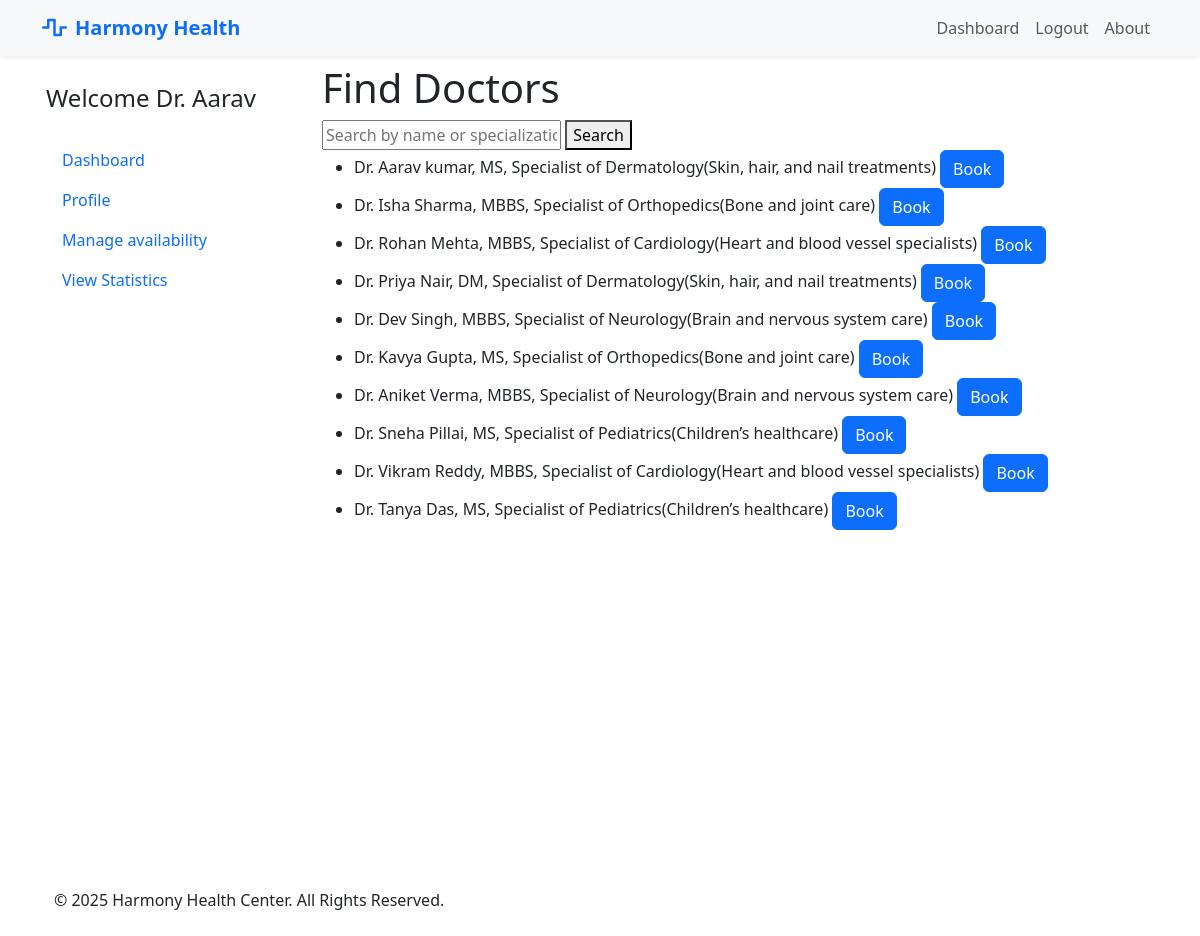
Page /patient/find_doctors (signed in) on the earlier database version.
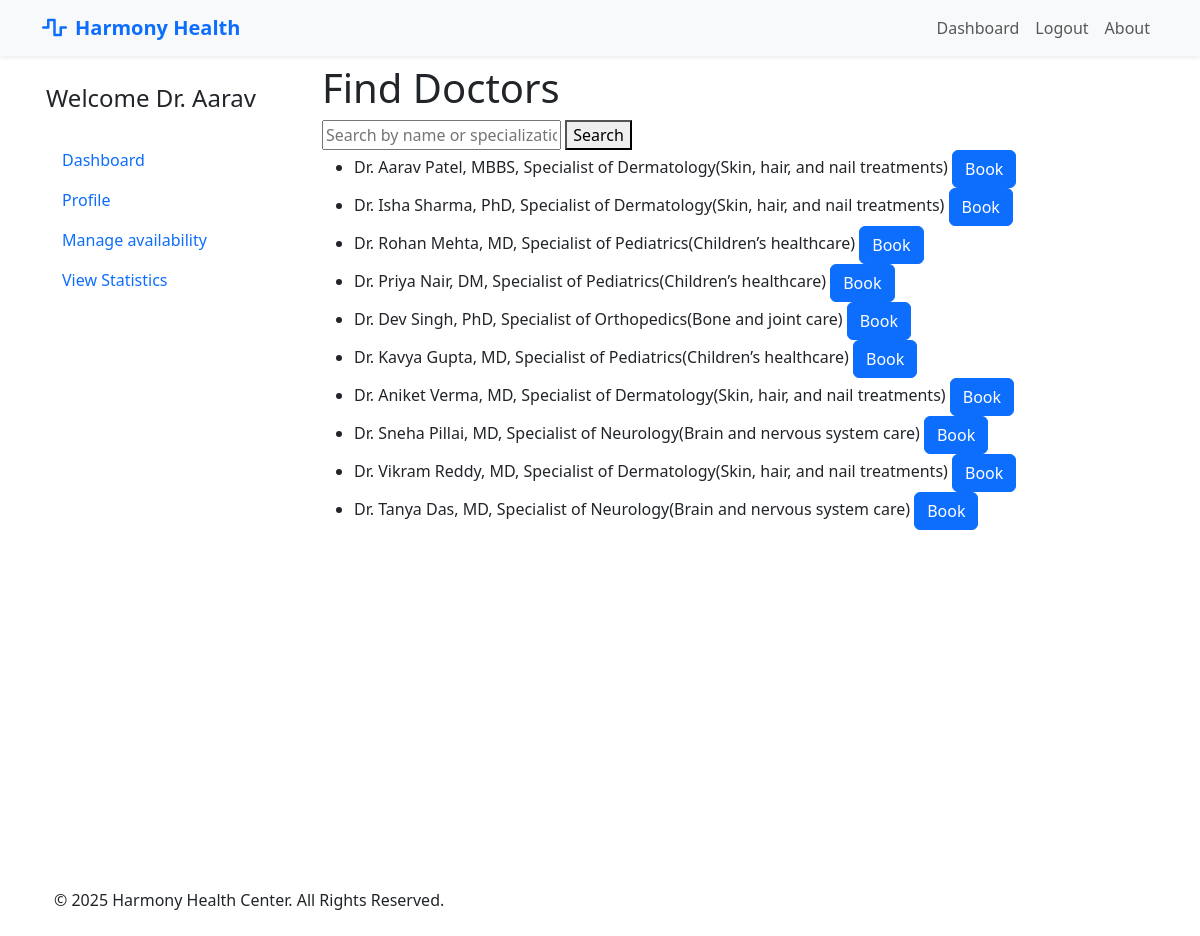
Same page on the later database version.
### models.py (models this page shows, shortened)
class User(UserMixin, db.Model):
    __tablename__ = 'users'
    id = db.Column(db.Integer, primary_key=True)
    email = db.Column(db.String(150), unique=True, nullable=False)
    password = db.Column(db.String(200), nullable=False)
    first_name = db.Column(db.String(100), nullable=False)
    last_name = db.Column(db.String(100), nullable=False)
    created_at = db.Column(db.DateTime, default=datetime.utcnow)
    role = db.Column(db.String(20), nullable=False)
    contact_number = db.Column(db.String(100), nullable=True)
    gender = db.Column(db.String(10), nullable=True)
    dob = db.Column(db.Date, nullable=True)
    address = db.Column(db.String(255), nullable=True)
    patient_appointments = db.relationship('Appointment', foreign_keys='Appointment.patient_id', back_populates='patient', lazy=True)
    qualification = db.Column(db.String(200))
    specialization_id = db.Column(db.Integer, db.ForeignKey('departments.id'), nullable=True)
    specialization = db.relationship('Department', back_populates='doctors')
    doctor_appointments = db.relationship('Appointment', foreign_keys='Appointment.doctor_id', back_populates='doctor', lazy=True)

class Department(db.Model):
    __tablename__='departments'
    id = db.Column(db.Integer, primary_key=True)
    name = db.Column(db.String(100), unique=True, nullable=False)
    description = db.Column(db.Text, nullable=True)
    doctors = db.relationship('User', back_populates='specialization', lazy=True)

### routes/patient.py (the view)
@patient.route('/find_doctors')
@login_required
def find_doctors():
    query = request.args.get('search', '').strip()
    if query:
        filtered_doctors = User.query.join(Department, User.specialization_id == Department.id).filter(
            User.role == 'doctor',
            (
                func.concat(User.first_name, ' ', User.last_name).ilike(f"%{query}%") |
                User.qualification.ilike(f"%{query}%") |
                Department.description.ilike(f"%{query}%") |
                Department.name.ilike(f"%{query}%")
            )
        ).all()
        print(filtered_doctors)
    else:
        filtered_doctors = User.query.filter_by(role='doctor').all()
    return render_template('patient/find_doctors.html', doctors=filtered_doctors, query=query)

### app.py (called while the page is built)
def create_app():
    app = Flask(__name__)
    app.secret_key = 'app_secret_key'
    app.config['SQLALCHEMY_DATABASE_URI'] = 'sqlite:///hospital.db'
    db.init_app(app)
    bcrypt.init_app(app)
    login_manager.init_app(app)
    login_manager.login_view = 'auth.login'
    @login_manager.user_loader
    def load_user(user_id):
        return User.query.get(int(user_id))
    app.register_blueprint(auth, url_prefix='/auth')
    app.register_blueprint(admin, url_prefix='/admin')
    app.register_blueprint(doctor, url_prefix='/doctor')
    app.register_blueprint(patient, url_prefix='/patient')
    app.register_blueprint(api_bp, url_prefix='/api')
    with app.app_context():
        db.create_all()
        print('Database Created Successfully !!')
    return app

### templates/patient/find_doctors.html
{% extends "base.html" %}
{% block main %}
<h1>Find Doctors</h1>
<form method="GET">
  <input type="text" name="search" placeholder="Search by name or specialization" value="{{ query }}">
  <button type="submit">Search</button>
</form>
<ul>
  {% for doctor in doctors %}
    <li>Dr. {{ doctor.first_name }} {{ doctor.last_name }}, {{ doctor.qualification }}, Specialist of {{doctor.specialization.name}}({{doctor.specialization.description}})
      <a class="btn btn-primary" href="{{ url_for('patient.book_appointment', doctor_id=doctor.id) }}">Book</a>
    </li>
  {% else %}
    <li>No doctors found.</li>
  {% endfor %}
</ul>
{% endblock %}

### templates/base.html (shortened to what this page needs)
<!DOCTYPE html>
<html lang="en">
<head>
    <link href="https://cdn.jsdelivr.net/npm/bootstrap@5.3.3/dist/css/bootstrap.min.css" rel="stylesheet"
        xintegrity="sha384-QWTKZyjpPEjISv5WaRU9OFeRpok6YctnYmDr5pNlyT2bRjXh0JMhjY6hW+ALEwIH">
    <link rel="stylesheet" href="https://cdnjs.cloudflare.com/ajax/libs/font-awesome/6.5.1/css/all.min.css">
</head>
<body class="container-sm">
    <header>
        <nav class="navbar navbar-expand-lg bg-light fixed-top shadow-sm" id="mainNavbar">
            <div class="container">
                <a class="navbar-brand text-primary fw-bold" href="{{url_for('landing_page')}}">
                    <i class="fas fa-wave-square me-2"></i>Harmony Health
                </a>
                <div class="collapse navbar-collapse" id="navbarNav">
                    <ul class="navbar-nav ms-auto">
                        {% if current_user.is_authenticated %}
                        <li class="nav-item"><a href="{{url_for( current_user.role +'.dashboard')}}" class="nav-link "
                                aria-current="page">Dashboard</a></li>
                        {% else %}
                        <li class="nav-item"><a href="{{url_for( 'landing_page')}}" class="nav-link "
                                aria-current="page">Home</a></li>
                        {% endif %}
                        {% if not current_user.is_authenticated %}
                        <li class="nav-item"><a href="{{ url_for('auth.register') }}" class="nav-link">Register</a></li>
                        <li class="nav-item"><a href="{{ url_for('auth.login') }}" class="nav-link">Login</a></li>
                        {% else %}
                        <li class="nav-item"><a href="{{ url_for('auth.logout') }}" class="nav-link">Logout</a></li>
                        {% endif %}
                        <li class="nav-item"><a href="#" class="nav-link">About</a></li>
                    </ul>
                </div>
            </div>
        </nav>
    </header>
    <div class="row md-2 mt-5 pt-3">
        <div class="d-flex flex-column flex-shrink-0 p-3  min-vh-100" style="width: 280px;">
            {% if current_user.is_authenticated %}
            {% if current_user.role =='doctor' %}
            <span class="fs-4 ">Welcome Dr. {{ current_user.first_name }}</span>
            <br>
            <ul class="nav nav-pills flex-column mb-auto">
                <li> <a href="{{url_for('doctor.dashboard')}}" class="nav-link ">
                        Dashboard
                    </a> </li>
                <li> <a href="{{url_for('doctor.profile')}}" class="nav-link ">
                        Profile
                    </a> </li>
                <li class="nav-item"> <a href="{{ url_for('doctor.availability') }}" class="nav-link "
                        aria-current="page">
                        Manage availability
                    </a> </li>
                <li> <a href="{{url_for('doctor.stats')}}" class="nav-link ">
                        View Statistics
                    </a> </li>
            </ul>
            {% endif %}
            {% endif %}
        </div>
        <div class="col">
            {% block main %}
            {% endblock %}
        </div>
    </div>
    <footer class="py-4 ">
        <div class="container">
            <div class="row align-items-center">
                <div class=" col-md-6 text-center text-md-start mb-2 mb-md-0">
                    <p class="mb-0">&copy; 2025 Harmony Health Center. All Rights Reserved.</p>
                </div>
            </div>
        </div>
    </footer>
</body>
</html>

Differences in the rows shown:
changed User "Aarav": last_name "kumar" → "Patel"; qualification "MS" → "MBBS"
changed User "Isha": qualification "MBBS" → "PhD"; specialization.name "Orthopedics" → "Dermatology"; specialization.description "Bone and joint care" → "Skin, hair, and nail treatments"
changed User "Rohan": qualification "MBBS" → "MD"; specialization.name "Cardiology" → "Pediatrics"; specialization.description "Heart and blood vessel specialists" → "Children’s healthcare"
changed User "Priya": specialization.name "Dermatology" → "Pediatrics"; specialization.description "Skin, hair, and nail treatments" → "Children’s healthcare"
changed User "Dev": qualification "MBBS" → "PhD"; specialization.name "Neurology" → "Orthopedics"; specialization.description "Brain and nervous system care" → "Bone and joint care"
changed User "Kavya": qualification "MS" → "MD"; specialization.name "Orthopedics" → "Pediatrics"; specialization.description "Bone and joint care" → "Children’s healthcare"
changed User "Aniket": qualification "MBBS" → "MD"; specialization.name "Neurology" → "Dermatology"; specialization.description "Brain and nervous system care" → "Skin, hair, and nail treatments"
changed User "Sneha": qualification "MS" → "MD"; specialization.name "Pediatrics" → "Neurology"; specialization.description "Children’s healthcare" → "Brain and nervous system care"
changed User "Vikram": qualification "MBBS" → "MD"; specialization.name "Cardiology" → "Dermatology"; specialization.description "Heart and blood vessel specialists" → "Skin, hair, and nail treatments"
changed User "Tanya": qualification "MS" → "MD"; specialization.name "Pediatrics" → "Neurology"; specialization.description "Children’s healthcare" → "Brain and nervous system care"
